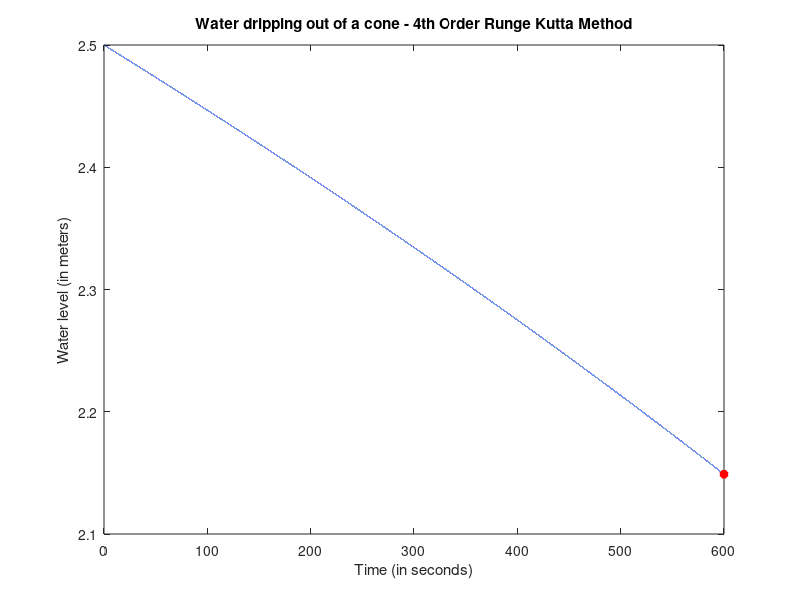

Reproduce this figure in MATLAB.
clc
clear
close

N = 100000;
t0 = 0;
T = 600; %seconds
dt = (T-t0)/N;

x_0 = 2.5; %m
r = 0.03; %m
r_0 = 2.6833; %m
tg_alpha = r_0/x_0;
rx = @(x)tg_alpha * x;
g = 9.8; %m / sec^2
A =@(x)(rx(x).^2)*pi;

X = [x_0 zeros(1,N)];
t = [t0 zeros(1,N)];

%% 4th Order Runge-Kutta Method

% y_(i+1) = y_i + 1/6 * (k1 + 2k2 + 2k3 + k4) + O(dt^5)
% k1 = dt * f(t_i , y_i)
% k2 = dt * f(t_i + dt/2 , y_i + k1/2)
% k3 = dt * f(t_i + dt/2 , y_i + k2/2)
% k4 = dt * f(t_i + dt , y_i + k3)

for n = 1 : N
    k1 = (-0.6*pi*r^2*sqrt(2*g)*sqrt(X(n))/A(X(n)))*dt; 
    X_midstep_1 = X(n) + k1/2; 
    
    k2 = -0.6*pi*r^2*sqrt(2*g)*sqrt(X_midstep_1)/A(X_midstep_1)*dt; 
    X_midstep_2 = X(n) + k2/2;
    
    k3 = -0.6*pi*r^2*sqrt(2*g)*sqrt(X_midstep_2)/A(X_midstep_2)*dt;
    X_midstep_3 = X(n) + k3;
    
    k4 = -0.6*pi*r^2*sqrt(2*g)*sqrt(X_midstep_3)/A(X_midstep_3)*dt;
    
    X(n+1) = X(n) + (1/6)*(k1 + 2*k2 + 2*k3 + k4);
    t(n+1)=t(n)+dt;
end

X = X(2:end);
t = t(1:end-1);

Water_Level_T = X(end);
plot(t,X)
hold on
plot(t(end),X(end),"r*","LineWidth",3);
hold off
title('Water dripping out of a cone - 4th Order Runge Kutta Method')
xlabel('Time (in seconds)')
ylabel('Water level (in meters)')

fprintf('Water lever after 10 minutes (4th Order Runge Kutta Method):  %.16f Meters \n',Water_Level_T)

%% Error of the numerical solution
x_analytical = 2.1489055841903624; %Analytical solution for x
error = abs(Water_Level_T-x_analytical);
fprintf('The error of the estimation is %.16f \n',error)